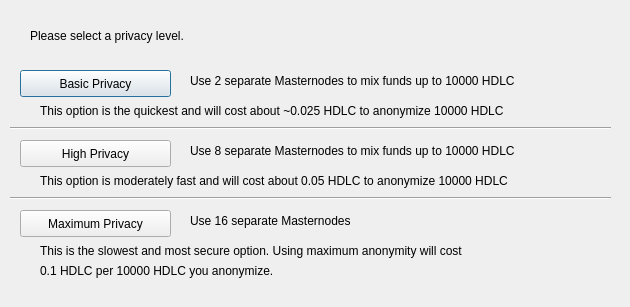
<?xml version="1.0" encoding="UTF-8"?>
<ui version="4.0">
 <class>ObfuscationConfig</class>
 <widget class="QDialog" name="ObfuscationConfig">
  <property name="geometry">
   <rect>
    <x>0</x>
    <y>0</y>
    <width>630</width>
    <height>307</height>
   </rect>
  </property>
  <property name="windowTitle">
   <string>Configure Obfuscation</string>
  </property>
  <widget class="QPushButton" name="buttonBasic">
   <property name="geometry">
    <rect>
     <x>20</x>
     <y>70</y>
     <width>151</width>
     <height>27</height>
    </rect>
   </property>
   <property name="text">
    <string>Basic Privacy</string>
   </property>
  </widget>
  <widget class="QPushButton" name="buttonHigh">
   <property name="geometry">
    <rect>
     <x>20</x>
     <y>140</y>
     <width>151</width>
     <height>27</height>
    </rect>
   </property>
   <property name="text">
    <string>High Privacy</string>
   </property>
  </widget>
  <widget class="QPushButton" name="buttonMax">
   <property name="geometry">
    <rect>
     <x>20</x>
     <y>210</y>
     <width>151</width>
     <height>27</height>
    </rect>
   </property>
   <property name="text">
    <string>Maximum Privacy</string>
   </property>
  </widget>
  <widget class="QLabel" name="label">
   <property name="geometry">
    <rect>
     <x>30</x>
     <y>20</y>
     <width>571</width>
     <height>31</height>
    </rect>
   </property>
   <property name="text">
    <string>Please select a privacy level.</string>
   </property>
  </widget>
  <widget class="QLabel" name="label_2">
   <property name="geometry">
    <rect>
     <x>190</x>
     <y>70</y>
     <width>421</width>
     <height>21</height>
    </rect>
   </property>
   <property name="text">
    <string>Use 2 separate Masternodes to mix funds up to 10000 HDLC</string>
   </property>
  </widget>
  <widget class="QLabel" name="label_3">
   <property name="geometry">
    <rect>
     <x>190</x>
     <y>140</y>
     <width>411</width>
     <height>21</height>
    </rect>
   </property>
   <property name="text">
    <string>Use 8 separate Masternodes to mix funds up to 10000 HDLC</string>
   </property>
  </widget>
  <widget class="QLabel" name="label_4">
   <property name="geometry">
    <rect>
     <x>190</x>
     <y>210</y>
     <width>421</width>
     <height>21</height>
    </rect>
   </property>
   <property name="text">
    <string>Use 16 separate Masternodes</string>
   </property>
  </widget>
  <widget class="QLabel" name="label_6">
   <property name="geometry">
    <rect>
     <x>40</x>
     <y>100</y>
     <width>561</width>
     <height>21</height>
    </rect>
   </property>
   <property name="text">
    <string>This option is the quickest and will cost about ~0.025 HDLC to anonymize 10000 HDLC</string>
   </property>
  </widget>
  <widget class="QLabel" name="label_7">
   <property name="geometry">
    <rect>
     <x>40</x>
     <y>170</y>
     <width>561</width>
     <height>21</height>
    </rect>
   </property>
   <property name="text">
    <string>This option is moderately fast and will cost about 0.05 HDLC to anonymize 10000 HDLC</string>
   </property>
  </widget>
  <widget class="QLabel" name="label_8">
   <property name="geometry">
    <rect>
     <x>40</x>
     <y>240</y>
     <width>561</width>
     <height>21</height>
    </rect>
   </property>
   <property name="text">
    <string>This is the slowest and most secure option. Using maximum anonymity will cost</string>
   </property>
  </widget>
  <widget class="QLabel" name="label_9">
   <property name="geometry">
    <rect>
     <x>40</x>
     <y>260</y>
     <width>561</width>
     <height>21</height>
    </rect>
   </property>
   <property name="text">
    <string>0.1 HDLC per 10000 HDLC you anonymize.</string>
   </property>
  </widget>
  <widget class="Line" name="line">
   <property name="geometry">
    <rect>
     <x>10</x>
     <y>120</y>
     <width>601</width>
     <height>16</height>
    </rect>
   </property>
   <property name="orientation">
    <enum>Qt::Horizontal</enum>
   </property>
  </widget>
  <widget class="Line" name="line_2">
   <property name="geometry">
    <rect>
     <x>10</x>
     <y>190</y>
     <width>601</width>
     <height>16</height>
    </rect>
   </property>
   <property name="orientation">
    <enum>Qt::Horizontal</enum>
   </property>
  </widget>
 </widget>
 <resources/>
 <connections/>
</ui>
